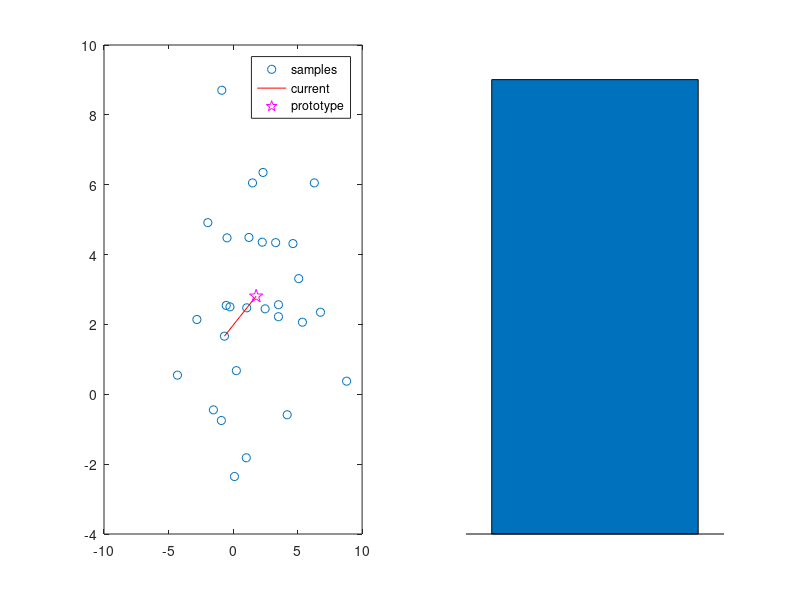
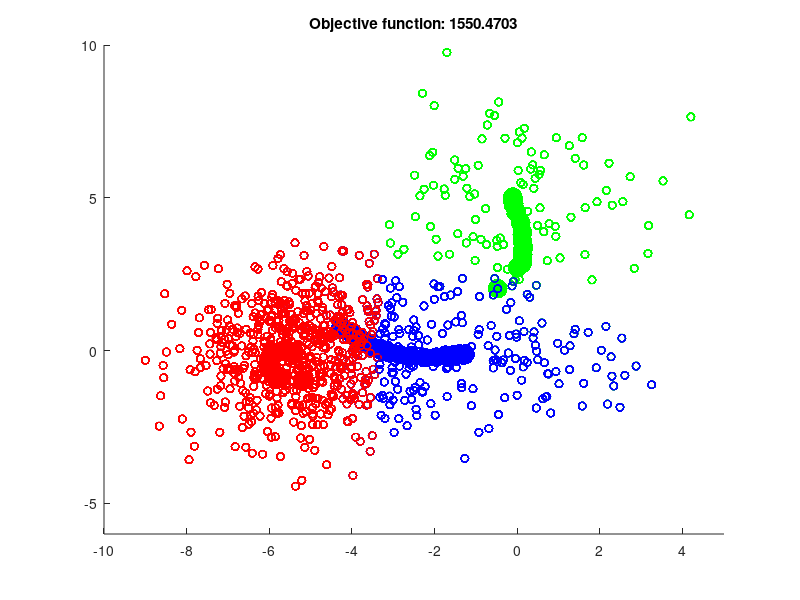

MATLAB code to generate these figures, in order:
% This is a MATLAB script for the
% CLPS1291 lecture on k-means.

% Other m-files required: none
% Subfunctions: none
% MAT-files required: none
% Author: Thomas Serre
% Brown University
% CLPS Department
% email: Thomas_Serre@Brown.edu
% Website: http://serre-lab.clps.brown.edu
% February 2014;
% The k-means code is a modified version of the
% simple_kmedias function by Mauricio Martinez-Garcia, 2003,2007

clc;
% clear all;
close all;

%%%%%%%%%%%%%%%%%%%%%%%%%%%%%%%%%%%%%%%%%%%%%%%%%%%%%%%%%%%%%%%%%%%%%%%%%%
%% Model neuron coding for distance from average for toy data
%% Exercise for home: Try to run the code on your faces...
clear all;
x   = 2.0 + 3.0*randn(2,30);
sim = 'rbf'; % 'rbf' or 'dot-prod' or 'sig'

%% Excercise: Try to implement the normalized dot-product

% Algorithm starts
ind = randperm(size(x,2)); %% randomize the presentation order
m   = mean(x,2); %% sample mean
w   = m;

for ii = 1:size(x,2)
    subplot(1,2,1); plot(x(1,:), x(2,:), 'o');
    hold on;
    
    switch sim
        case 'rbf'
            % compute distance between current stimulus x(:,ind(ii)) and synaptic weight
            D2   = sum((x(:,ind(ii))-w).^2);
            sig2 = 100;
            y = exp(-D2/sig2);
            
            plot([m(1) x(1,ind(ii))], [m(2) x(2,ind(ii))], '-r', 'MarkerSize', 10);
            plot(m(1), m(2), 'pm', 'MarkerSize', 10);
            legend('samples', 'current','prototype')
            hold off
            subplot(1,2,2); bar(1,y); axis([0 2 0 1]); axis off
            
        case 'dot-prod'
            y = w'*x(:,ind(ii));
            
            plot([0 x(1,ind(ii))], [0 x(2,ind(ii))], '-r', 'MarkerSize', 10);
            plot([0 m(1)], [0  m(2)], '-g', 'MarkerSize', 10);
            legend('samples', 'current','prototype')
            hold off
            subplot(1,2,2); bar(1,y); axis([0 2 -10 10]); axis off
            
        case 'sig'
            y = logsig(w'*x(:,ind(ii)));
            
            plot([0 x(1,ind(ii))], [0 x(2,ind(ii))], '-r', 'MarkerSize', 10);
            plot([0 m(1)], [0  m(2)], '-g', 'MarkerSize', 10);
            legend('samples', 'current','prototype')
            hold off
            subplot(1,2,2); bar(1,y); axis([0 2 0 1]); axis off
    end
    pause
end


%%%%%%%%%%%%%%%%%%%%%%%%%%%%%%%%%%%%%%%%%%%%%%%%%%%%%%%%%%%%%%%%%%%%%%%%%%
%% K-means demo

close all;
clear all;

K  = 3; %% K for k-means

col = [1 0 0; 0 1 0; 0 0 1; 1 1 0; 1 0 1; 0 1 1];

dim     = 2;
%%init
dist    = zeros(1,K);
maxerr  = 0;
m       = 1;

clus_size = [100 100 700];
my_var    = [2 2 2];
my_sdev   = sqrt(my_var);


cluster1 = my_sdev(1)*randn(clus_size(1),dim) + kron(ones(clus_size(1),1),[0,0]);
cluster2 = my_sdev(2)*randn(clus_size(2),dim) + kron(ones(clus_size(2),1),[0,5]);
cluster3 = my_sdev(3)*randn(clus_size(3),dim) + kron(ones(clus_size(3),1),[-5,0]);

% Build data matrix with corresponding labels lab
X    = [cluster1 ; cluster2 ; cluster3];
lab  = [ones(size(cluster1,1),1); ...
    2*ones(size(cluster2,1),1); 3*ones(size(cluster3,1),1)];

[Ndata, dims] = size(X);

figure
scatter(X(:,1),X(:,2), 30, [0 0 0]);
axis([-10 5 -6 10]);
hold on;

% Initial prototype assignment (arbitrary)
ind = randperm(size(X,1));
for i=1:K-1
    means(i,:) = X(ind(i),:);
end
means(K,:) = mean(X(K:Ndata,:));

cmp = 1 + maxerr;
while (cmp > maxerr)
    
    class  = zeros(K,dims);
    Nclass = zeros(K,1);
    myind  = [];
    
    scatter(means(:,1), means(:,2), 200, col(1:K,:), 'fill' );
    
    pause(.5);
    
    % Groups each elements to the nearest prototype
    for ii = 1:Ndata
        for jj = 1:K
            % Euclidean distance from data to each prototype
            dist(jj) = norm(X(ii,:)-means(jj,:))^2;
        end
        % Find indices of minimum distance
        index_min = find(~(dist-min(dist)));
        
        % If there are multiple min distances, decide randomly
        index_min          = index_min(ceil(length(index_min)*rand));
        class(index_min,:) = class(index_min,:) + X(ii,:);
        Nclass(index_min)  = Nclass(index_min) + 1;
        myind              = [myind index_min];
    end
    
    err = 0;
    for ii = 1:K
        class(ii,:) = class(ii,:) / Nclass(ii);
        ind         = find(myind==ii);
        
        scatter(X(ind,1),X(ind,2), 30, repmat(col(ii,:), length(ind),1));
        
        err = err+sum(sqrt(sum((X(ind,:)-repmat(class(ii,:),length(ind),1)).^2,2)));
    end
    
    title(['Objective function: ' num2str(err)])
    pause(.5);
    
    % Compare results with previous iteration
    cmp = 0;
    for ii = 1:K
        cmp = norm(class(ii,:)-means(ii,:));
    end
    
    % Prototype update
    means = class;
end

Nmeans = Nclass;




